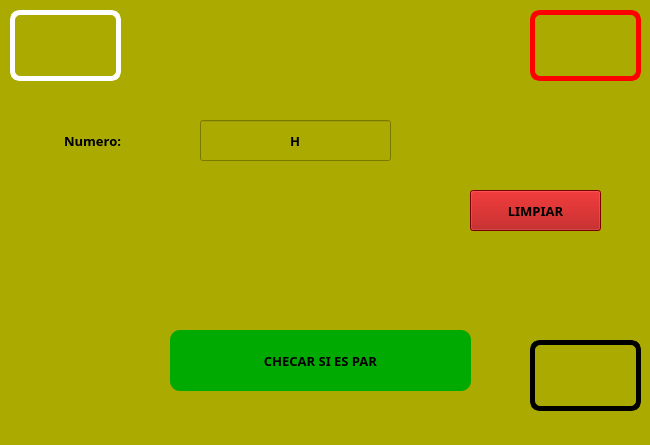
<?xml version="1.0" encoding="UTF-8"?>
<ui version="4.0">
 <class>MainWindow</class>
 <widget class="QMainWindow" name="MainWindow">
  <property name="geometry">
   <rect>
    <x>0</x>
    <y>0</y>
    <width>650</width>
    <height>445</height>
   </rect>
  </property>
  <property name="windowTitle">
   <string>MainWindow</string>
  </property>
  <property name="styleSheet">
   <string notr="true">background-color: rgb(170, 170, 0);</string>
  </property>
  <widget class="QWidget" name="centralwidget">
   <widget class="QPushButton" name="btn_checar">
    <property name="geometry">
     <rect>
      <x>170</x>
      <y>330</y>
      <width>301</width>
      <height>61</height>
     </rect>
    </property>
    <property name="font">
     <font>
      <family>Rockwell Extra Bold</family>
      <pointsize>10</pointsize>
      <weight>75</weight>
      <bold>true</bold>
     </font>
    </property>
    <property name="styleSheet">
     <string notr="true">background-color: rgb(0, 170, 0);
border-radius: 10px;</string>
    </property>
    <property name="text">
     <string>CHECAR SI ES PAR</string>
    </property>
   </widget>
   <widget class="QLineEdit" name="txt_n">
    <property name="geometry">
     <rect>
      <x>200</x>
      <y>120</y>
      <width>191</width>
      <height>41</height>
     </rect>
    </property>
    <property name="font">
     <font>
      <family>Rockwell Extra Bold</family>
      <pointsize>10</pointsize>
      <weight>75</weight>
      <bold>true</bold>
     </font>
    </property>
    <property name="text">
     <string>H</string>
    </property>
    <property name="alignment">
     <set>Qt::AlignCenter</set>
    </property>
   </widget>
   <widget class="QLabel" name="label">
    <property name="geometry">
     <rect>
      <x>0</x>
      <y>120</y>
      <width>121</width>
      <height>41</height>
     </rect>
    </property>
    <property name="font">
     <font>
      <family>Rockwell Extra Bold</family>
      <pointsize>10</pointsize>
      <weight>75</weight>
      <bold>true</bold>
     </font>
    </property>
    <property name="text">
     <string>Numero:</string>
    </property>
    <property name="alignment">
     <set>Qt::AlignRight|Qt::AlignTrailing|Qt::AlignVCenter</set>
    </property>
   </widget>
   <widget class="QPushButton" name="btn_limpiar">
    <property name="geometry">
     <rect>
      <x>470</x>
      <y>190</y>
      <width>131</width>
      <height>41</height>
     </rect>
    </property>
    <property name="font">
     <font>
      <family>Rockwell Extra Bold</family>
      <pointsize>10</pointsize>
      <weight>75</weight>
      <bold>true</bold>
     </font>
    </property>
    <property name="styleSheet">
     <string notr="true">background-color: rgb(170, 0, 0);</string>
    </property>
    <property name="text">
     <string>LIMPIAR</string>
    </property>
   </widget>
   <widget class="QLabel" name="label_4">
    <property name="geometry">
     <rect>
      <x>10</x>
      <y>10</y>
      <width>111</width>
      <height>71</height>
     </rect>
    </property>
    <property name="styleSheet">
     <string notr="true">border: 5px solid white;
border-radius: 10px;
</string>
    </property>
    <property name="text">
     <string/>
    </property>
    <property name="pixmap">
     <pixmap resource="../recursos.qrc">:/Logos/Imagenes/logo uat.jpg</pixmap>
    </property>
    <property name="scaledContents">
     <bool>true</bool>
    </property>
   </widget>
   <widget class="QLabel" name="label_2">
    <property name="geometry">
     <rect>
      <x>530</x>
      <y>10</y>
      <width>111</width>
      <height>71</height>
     </rect>
    </property>
    <property name="styleSheet">
     <string notr="true">border: 5px solid red;
border-radius: 10px;
</string>
    </property>
    <property name="text">
     <string/>
    </property>
    <property name="pixmap">
     <pixmap resource="../recursos.qrc">:/Logos/Imagenes/logo fians.jpg</pixmap>
    </property>
    <property name="scaledContents">
     <bool>true</bool>
    </property>
   </widget>
   <widget class="QLabel" name="label_3">
    <property name="geometry">
     <rect>
      <x>530</x>
      <y>340</y>
      <width>111</width>
      <height>71</height>
     </rect>
    </property>
    <property name="styleSheet">
     <string notr="true">border: 5px solid black;
border-radius: 10px;
</string>
    </property>
    <property name="text">
     <string/>
    </property>
    <property name="pixmap">
     <pixmap resource="../recursos.qrc">:/Logos/Imagenes/equipo.jpeg</pixmap>
    </property>
    <property name="scaledContents">
     <bool>true</bool>
    </property>
   </widget>
  </widget>
  <widget class="QMenuBar" name="menubar">
   <property name="geometry">
    <rect>
     <x>0</x>
     <y>0</y>
     <width>650</width>
     <height>18</height>
    </rect>
   </property>
  </widget>
  <widget class="QStatusBar" name="statusbar"/>
 </widget>
 <resources>
  <include location="../recursos.qrc"/>
 </resources>
 <connections/>
</ui>
